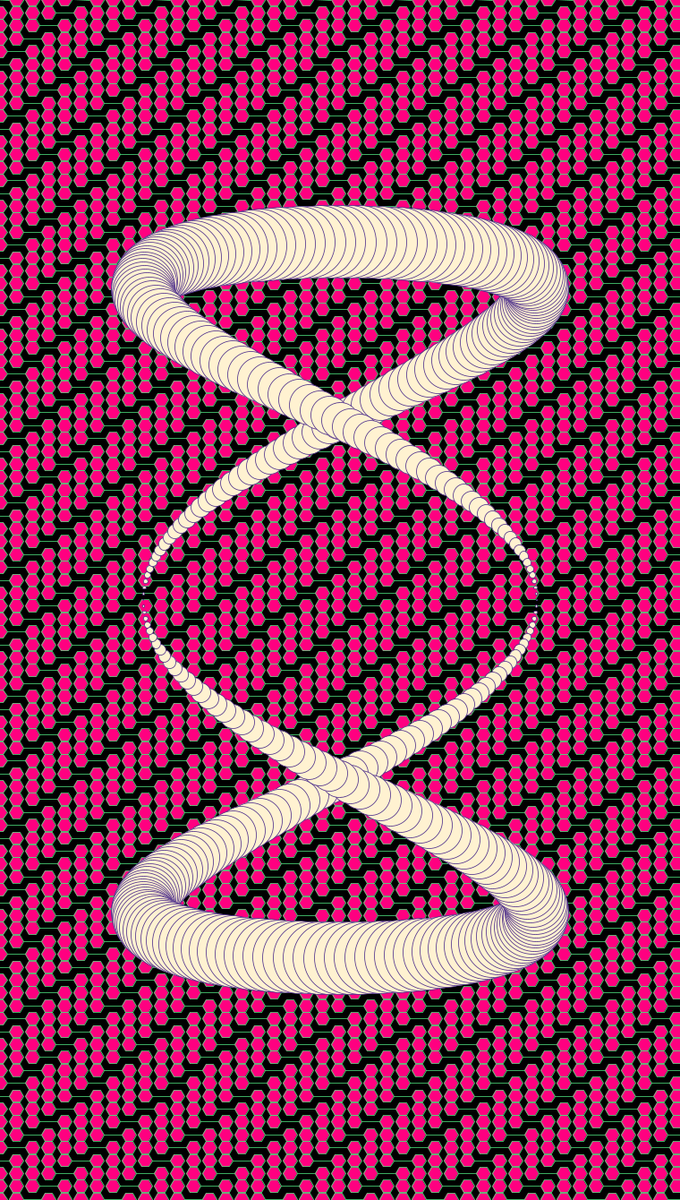
Frame 1 (no input)
Frame 60 (the mouse pressed at the canvas centre just before this capture): identical to frame 1, image omitted
Frame 120 (the mouse held since frame 60 and released just before this capture): identical to frame 1, image omitted

The Processing sketch that drew this single still picture (run headless with seeded random() and noise(); from frame 60 on, the mouse is pressed at the canvas centre):

// Processing sketch: Iphone_Lissajous
// ── Iphone_Lissajous.pde
//Title: Iphone Lissajous
//Coder: Thomas Wesley 
//Last Edit September 23rd, 2019
//Iphone wallpaper with unique hexed background and Lissajous Figure parametric equations. 

// Sketch Variable Declarations
int delay = 0;
static int LINE_C = 360;
static int LINE_O = 360;
float size=10;
//Sketch Setup - Sizing and background parameters
void setup() {
  size(760, 1340);
  background(255);
}
//Sketch Draw - Logic for the drawing
void draw() {
  background(0);
  fill(255,0,128,255);
  stroke(80,230,130,255);
  strokeWeight(0.8);
  for(float j = 0; j < height*1.5; j = j +size*1.8){
    for(float i = 0; i < width; i = i +size*1.8){
      pushMatrix();
      if((i+j)%5==0){
        polygon(i, j*.8, size, 2);   
      }
      else{
        polygon(i, j*.8, size*0.8, 6);
      }
      popMatrix();
    }
  }
  translate(width/2,height/2);   
  for(int i=0;i<LINE_C;i++){
    stroke(80,50,140,255);
    fill(255,242,209.205);
    ellipse(lissajous_x(i),lissajous_y(i),1+abs(lissajous_y(i))*.2,1+abs(lissajous_y(i))*.2);
  }
  translate(-width/2,-height/2);
  // save("Iphone_Lissajous_Alpha.png");
}
//The functions for the epicycloid
float lissajous_x(float t) {
 return 220*sin(radians(3*t)+(PI/2));
}  
float lissajous_y(float t) {
 return 400*sin(radians(t));
}  
void polygon(float x, float y, float radius, int npoints) {
  float angle = TWO_PI / npoints;
  beginShape();
  for (float a = 0; a < TWO_PI; a += angle) {
    float sx = x + cos(a) * radius;
    float sy = y + sin(a) * radius;
    vertex(sx, sy);
  }
  endShape(CLOSE);
}
